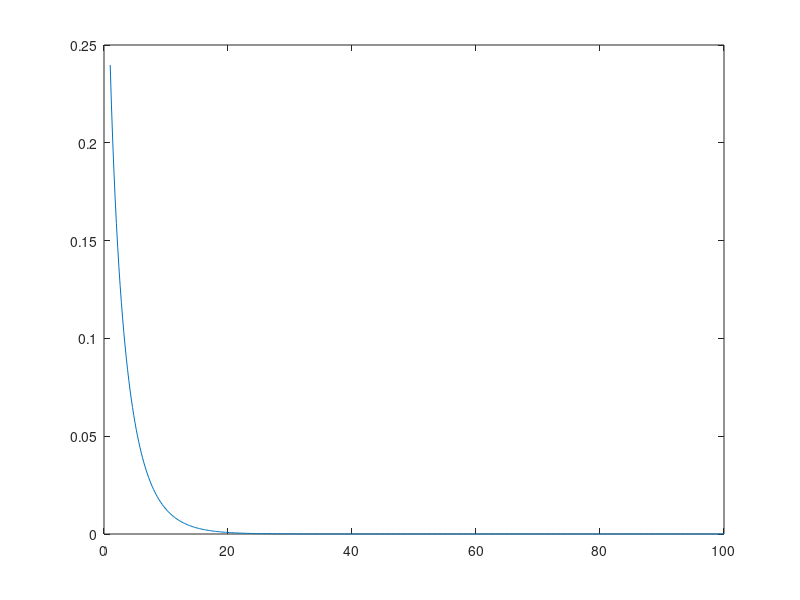
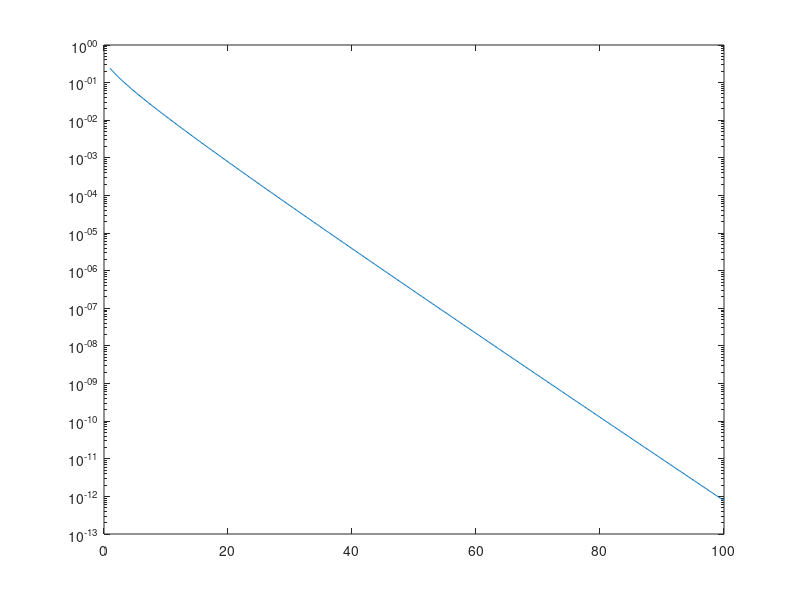

Recreate these plots in MATLAB, in order.


close all
clear all

snr  = [1:.2:100];
Perr = normcdf(sqrt(snr/2),sqrt(2*snr),1);


figure('NumberTitle','off','Name','Average error performance')
plot(snr,Perr)
figure('NumberTitle','off','Name','Semilogy of average error performance')
semilogy(snr,Perr)
